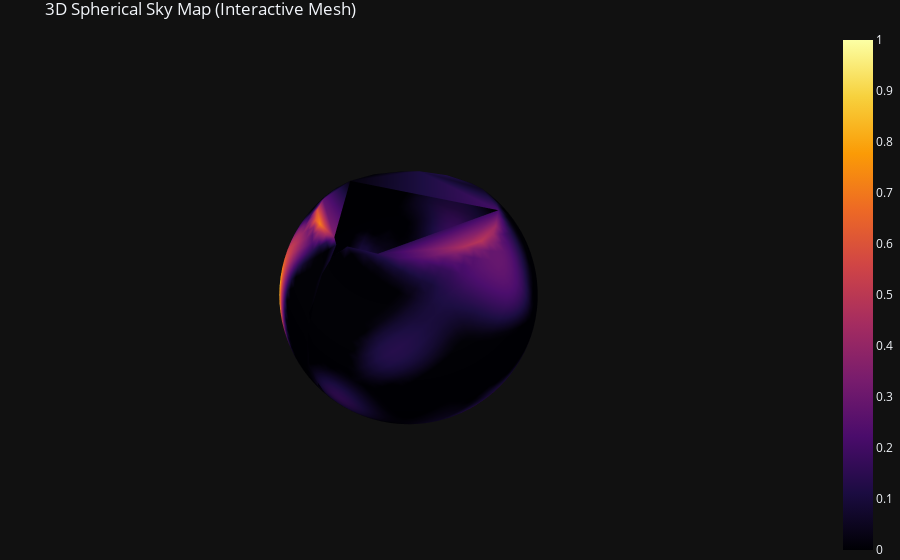

Notebook code cell kept with this figure:
### Markdown cell above
### Deblurring

### Code cell
import Laplacian as lap
import Deblur as deblur
# Step 1. Prepare the Laplacian matrix. Calculate from R, use threshold to remove insignificant connections and store it in banded matrix format.

laplacian, rho = lap.laplacian_scipy(Df.R)
laplacian = laplacian.todia()
laplacian_banded = lap.sparsify_band_symmetric(laplacian, threshold=1e-4)
print("Reduced Laplacian banded matrix to {} diagonals".format(laplacian_banded.shape[0]))

# Step 2. Prepare seed image. Seed image is zero for first frame, the following frames use the previous deblurred image as a seed
x = np.zeros((N_px,))

deblurred_images = np.zeros((N_frames, N_px))
# bpp[1] = bpp[0]

for i in range(N_frames):
    for layer in range(N_layer):
        y = deblur.chebyshev_conv(laplacian, x, theta)
        deblurred_images[i] = deblur.retanh_activation(y+bpp[i]) 
        x = deblurred_images[i]
    

# Step 3. Plot the deblurred images
fig = draw_interactive_sky_mesh(deblurred_images[2], Df.R)
fig.show()

### Figure 1 — Plotly figure (JSON) as saved in the notebook; plotly's stock layout.template omitted (floating-point values rounded to 4 significant figures; data arrays with more than 128 entries replaced by an {"elided": "..."} marker saying what was removed)
{"data": [{"colorscale": [[0, "#000004"], [0.1111, "#1b0c41"], [0.2222, "#4a0c6b"], [0.3333, "#781c6d"], [0.4444, "#a52c60"], [0.5556, "#cf4446"], [0.6667, "#ed6925"], [0.7778, "#fb9b06"], [0.8889, "#f7d13d"], [1, "#fcffa4"]], "i": {"elided": "4445 int values"}, "intensity": {"elided": "2234 float values"}, "j": {"elided": "4445 int values"}, "k": {"elided": "4445 int values"}, "lighting": {"ambient": 0.7, "diffuse": 1, "roughness": 0.9, "specular": 0.05}, "lightposition": {"x": 100, "y": 100, "z": 100}, "name": "Sky Intensity", "opacity": 1, "showscale": true, "type": "mesh3d", "x": {"elided": "2234 float values"}, "y": {"elided": "2234 float values"}, "z": {"elided": "2234 float values"}}], "layout": {"margin": {"b": 0, "l": 0, "r": 0, "t": 30}, "scene": {"aspectmode": "data", "camera": {"eye": {"x": 1.5, "y": 1.5, "z": 1.5}}, "xaxis": {"showbackground": false, "visible": false}, "yaxis": {"showbackground": false, "visible": false}, "zaxis": {"showbackground": false, "visible": false}}, "title": {"text": "3D Spherical Sky Map (Interactive Mesh)"}}}
